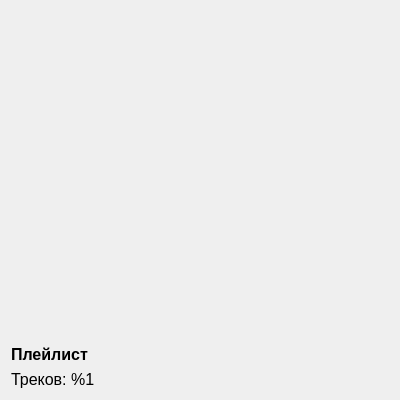
<?xml version="1.0" encoding="UTF-8"?>
<ui version="4.0">
 <class>PlaylistCard</class>
 <widget class="QWidget" name="PlaylistCard">
  <property name="geometry">
   <rect>
    <x>0</x>
    <y>0</y>
    <width>400</width>
    <height>400</height>
   </rect>
  </property>
  <property name="font">
   <font>
    <pointsize>12</pointsize>
   </font>
  </property>
  <property name="windowTitle">
   <string>Form</string>
  </property>
  <layout class="QVBoxLayout" name="verticalLayout">
   <item>
    <widget class="QPushButton" name="pictureButton">
     <property name="sizePolicy">
      <sizepolicy hsizetype="Expanding" vsizetype="Expanding">
       <horstretch>0</horstretch>
       <verstretch>0</verstretch>
      </sizepolicy>
     </property>
     <property name="cursor">
      <cursorShape>PointingHandCursor</cursorShape>
     </property>
     <property name="text">
      <string/>
     </property>
     <property name="iconSize">
      <size>
       <width>250</width>
       <height>250</height>
      </size>
     </property>
     <property name="flat">
      <bool>true</bool>
     </property>
    </widget>
   </item>
   <item>
    <widget class="QLabel" name="titleLabel">
     <property name="sizePolicy">
      <sizepolicy hsizetype="Minimum" vsizetype="Preferred">
       <horstretch>0</horstretch>
       <verstretch>0</verstretch>
      </sizepolicy>
     </property>
     <property name="font">
      <font>
       <pointsize>12</pointsize>
       <weight>75</weight>
       <bold>true</bold>
      </font>
     </property>
     <property name="text">
      <string>Плейлист</string>
     </property>
     <property name="scaledContents">
      <bool>false</bool>
     </property>
    </widget>
   </item>
   <item>
    <widget class="QLabel" name="tracksLabel">
     <property name="text">
      <string>Треков: %1</string>
     </property>
    </widget>
   </item>
  </layout>
 </widget>
 <resources/>
 <connections/>
</ui>
